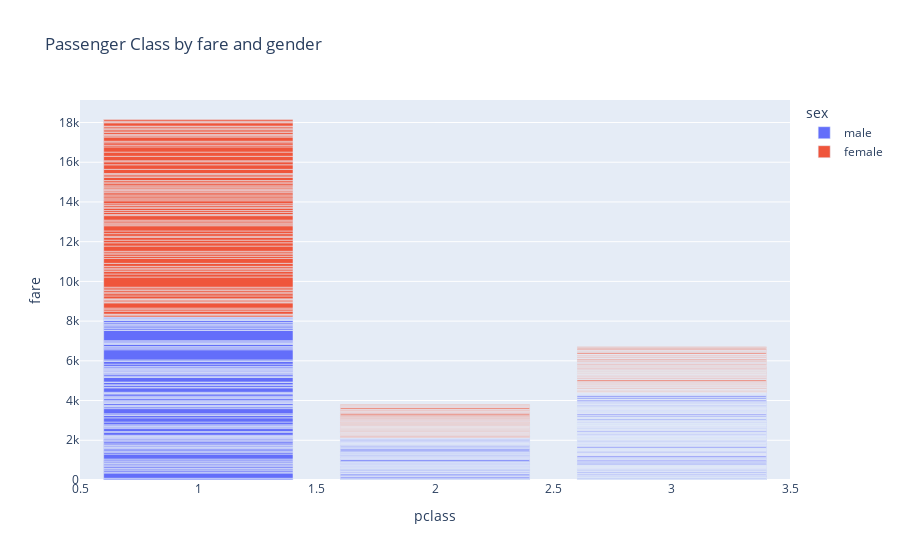

Notebook cell for this chart:
### Code cell
# bar plot using plotly
fig=px.bar(df,x='pclass',y='fare',color='sex',title='Passenger Class by fare and gender')
fig.show()

### Figure 1 — Plotly figure (JSON) as saved in the notebook; plotly's stock layout.template omitted (floating-point values rounded to 4 significant figures; data arrays with more than 128 entries replaced by an {"elided": "..."} marker saying what was removed)
{"data": [{"alignmentgroup": "True", "hovertemplate": "sex=male<br>pclass=%{x}<br>fare=%{y}<extra></extra>", "legendgroup": "male", "marker": {"color": "#636efa", "pattern": {"shape": ""}}, "name": "male", "offsetgroup": "male", "orientation": "v", "showlegend": true, "textposition": "auto", "type": "bar", "x": {"elided": "577 int values"}, "xaxis": "x", "y": {"elided": "577 float values"}, "yaxis": "y"}, {"alignmentgroup": "True", "hovertemplate": "sex=female<br>pclass=%{x}<br>fare=%{y}<extra></extra>", "legendgroup": "female", "marker": {"color": "#EF553B", "pattern": {"shape": ""}}, "name": "female", "offsetgroup": "female", "orientation": "v", "showlegend": true, "textposition": "auto", "type": "bar", "x": {"elided": "314 int values"}, "xaxis": "x", "y": {"elided": "314 float values"}, "yaxis": "y"}], "layout": {"barmode": "relative", "legend": {"title": {"text": "sex"}, "tracegroupgap": 0}, "title": {"text": "Passenger Class by fare and gender"}, "xaxis": {"anchor": "y", "domain": [0, 1], "title": {"text": "pclass"}}, "yaxis": {"anchor": "x", "domain": [0, 1], "title": {"text": "fare"}}}}
